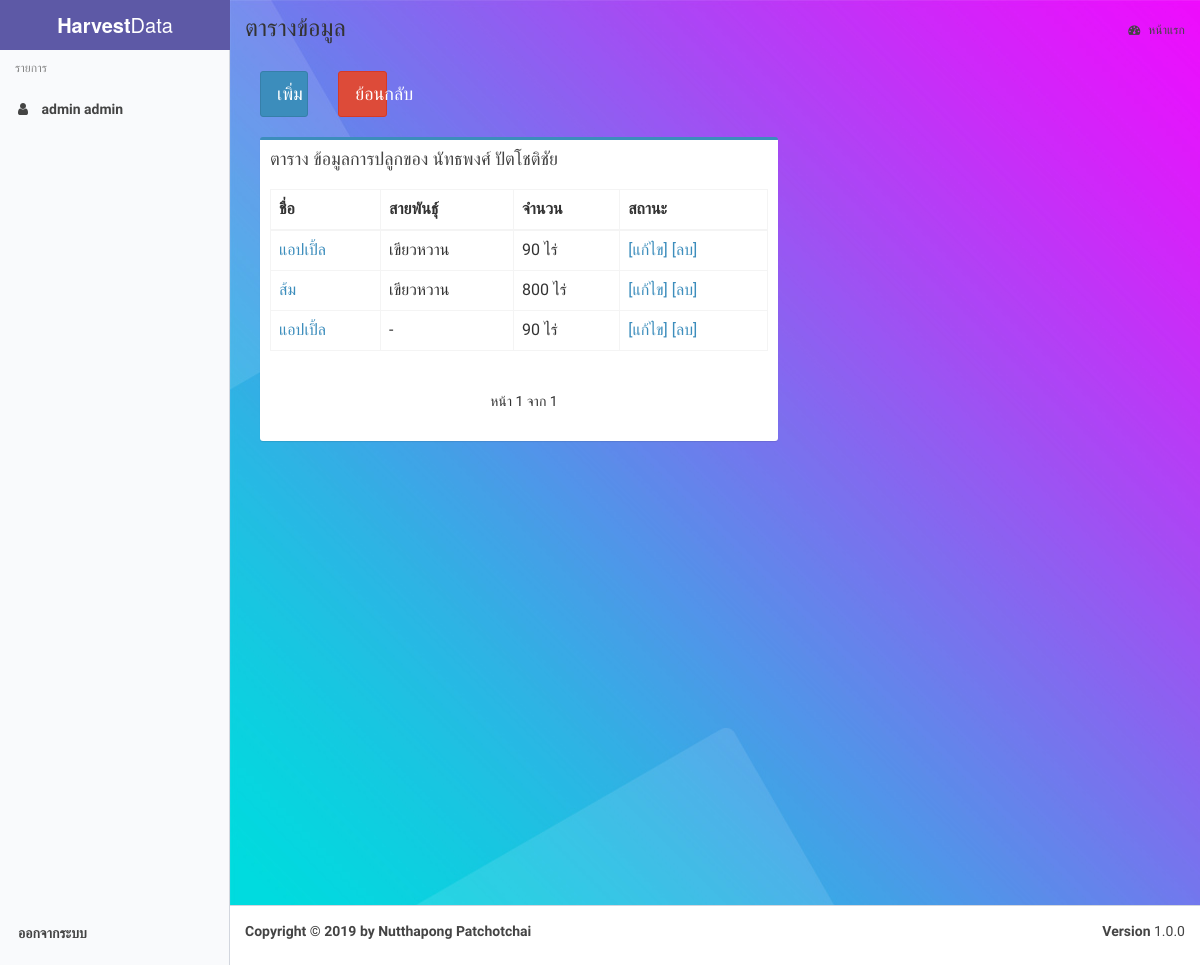
The page /farmer/18/ (signed in) on the database as committed earlier.
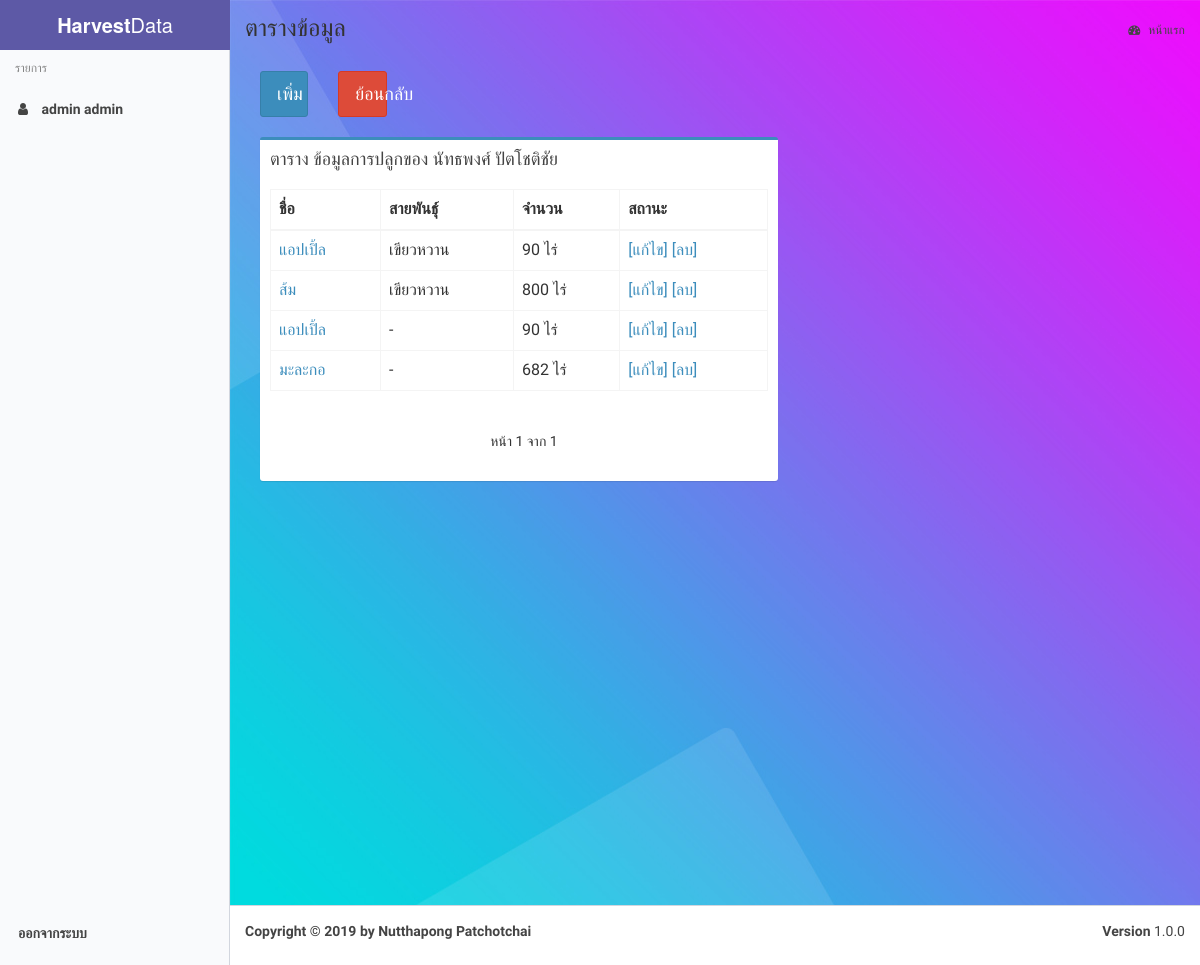
The same page on the database as committed later.
### Farmer/models.py (models this page shows, shortened)
class Plant(models.Model):
    fruit_name = models.CharField(max_length=100, default='')
    fruit_breed = models.CharField(max_length=100, default='')
    scale = models.CharField(max_length=100, default='')
    Farmer_id = models.ForeignKey(Farmer, on_delete=models.CASCADE)

### Farmer/views.py (the view)
# urls.py: path('farmer/<int:Farmer_id>/', farmer_views.ViewPlant, name='viewFarmer'),
@login_required
def ViewPlant(request, Farmer_id):
    viewfarmer = Farmer.objects.get(id=Farmer_id)
    viewplant = Plant.objects.filter(Farmer_id=Farmer_id)
    paginator = Paginator(viewplant, 10)
    page = request.GET.get('page')
    plantpage = paginator.get_page(page)
    viewplantpage = {
                'viewplant': viewplant,
                'viewfarmer': viewfarmer,
                'famerpage': plantpage
    }
    return render(request, 'Farmer/ViewPlant.html', viewplantpage)

### Farmer/templates/Farmer/ViewPlant.html (shortened to what this page needs)
{% extends "Farmer/base.html" %}
{% load static %}
{% block content %}
<section class="content">
<div class="row" >
    <div class="col-md-1">
<a type="button" class="btn btn-block btn-primary btn-lg" href="{% url 'createPlant' viewfarmer.id %}">เพิ่ม</a>
    </div>
    <div class="col-md-1">
        <a type="button" class="btn btn-block btn-danger btn-lg" href="{% url 'index' %}">ย้อนกลับ</a>
    </div>
    <div class="col-md-10"></div>
</div>
    <br>
      <div class="row">
        <div class="col-md-7">
            <div class="box box-primary">
                <div class="box-header">
                <h3 class="box-title">ตาราง ข้อมูลการปลูกของ {{ viewfarmer.name }}   {{ viewfarmer.lastname}}  </h3>
                </div>
            <div class="box-body">
              <div id="example2_wrapper" class="dataTables_wrapper form-inline dt-bootstrap"><div class="row"><div class="col-sm-6"></div><div class="col-sm-6"></div></div><div class="row"><div class="col-sm-12"><table id="example2" class="table table-bordered table-hover dataTable" role="grid" aria-describedby="example2_info">
                <thead>
                <tr role="row">
                    <th class="sorting_asc" tabindex="0" aria-controls="example2" rowspan="1" colspan="1" aria-sort="ascending" aria-label="Rendering engine: activate to sort column descending">ชื่อ</th>
                    <th class="sorting" tabindex="0" aria-controls="example2" rowspan="1" colspan="1" aria-label="Browser: activate to sort column ascending">สายพันธุ์</th>
                    <th class="sorting" tabindex="0" aria-controls="example2" rowspan="1" colspan="1" aria-label="Platform(s): activate to sort column ascending">จำนวน</th>
                    <th class="sorting" tabindex="0" aria-controls="example2" rowspan="1" colspan="1" aria-label="CSS grade: activate to sort column ascending">สถานะ</th></tr>
                </thead>
                <tbody>
                {% for VP in viewplant %}
                <tr role="row" class="odd">
                  <td class="sorting_1"><a type="button" href="{% url 'viewHarvest' VP.Farmer_id_id VP.id  %}">{{ VP.fruit_name }}</a></td>
                    <td>{{ VP.fruit_breed }}</td>
                    <td>{{ VP.scale }} ไร่</td>
                  <td>
                      <a type="button" href="{% url 'editPlant' VP.Farmer_id_id VP.id %}">[แก้ไข]</a>
                      <a type="button" href="{% url 'deletePlant' VP.Farmer_id_id VP.id %}">[ลบ]</a>
                  </td>
                </tr>
                {% endfor %}
                </tbody>
              </table></div></div>
                          <div class="row">
                      <div class="col-sm-5">
                      </div>
                      <div class="col-sm-7">
                        <div class="pagination">
                            <span class="step-links">
        <span class="current">
            หน้า {{ famerpage.number }}  จาก {{ famerpage.paginator.num_pages }}
        </span>
    </span>
</div>
                      </div>
                  </div>
                </div>
            </div>
            </div>
        </div>
          </div>
</section>
{% endblock %}

Rows that differ between the two databases and show on the page:
added Plant: fruit_name "มะละกอ", fruit_breed "-", scale "682"
